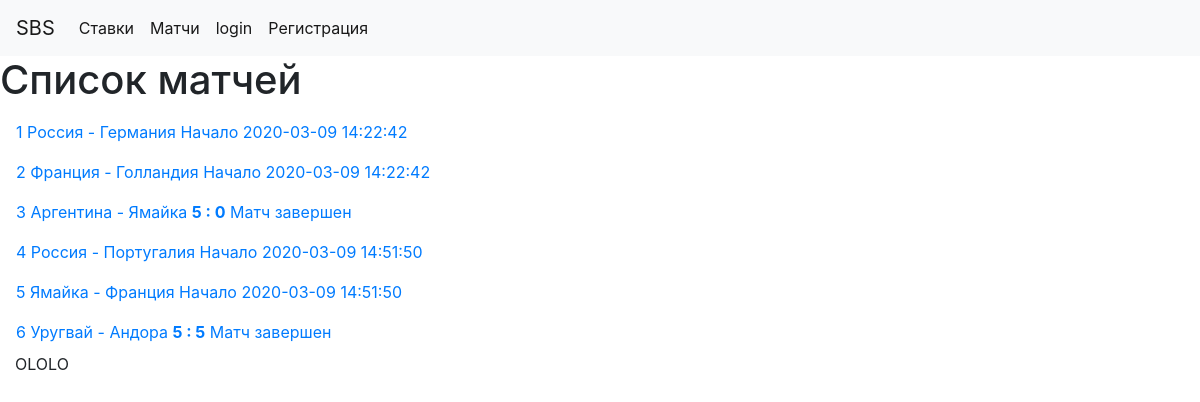
The page /matchs on the database its author committed.
### app/models.py (models this page shows, shortened)
class Match(db.Model):
    id = db.Column(db.Integer, primary_key=True)
    team1 = db.Column(db.String(64))
    team2 = db.Column(db.String(64))
    t1_res =  db.Column(db.Integer)
    t2_res = db.Column(db.Integer)
    timestamp = db.Column(db.DateTime, index=True, default=datetime.utcnow)
    completed = db.Column(db.Boolean, default=False)

### app/routes.py (the view)
@app.route('/matchs', methods=['GET', 'POST'])
def matchs():
    matchs = Match.query.all()
    return render_template('matchs.html', matchs= matchs)

### app/templates/matchs.html (shortened to what this page needs)
{% extends  'base.html' %}
{% block content_title %}
    Список матчей
{% endblock %}
{% block content%}
    {% if current_user.username == 'admin' %}
    <a class="nav-item nav-link active" href="{{ url_for('matchadd') }}">Добавить матч <span class="sr-only">(current)</span></a>
    {% for match in matchs %}
<div><a class="nav-item nav-link active" href="{{ url_for('editmatchs', match_id = match.id) }}">
    {{match.id}} {{match.team1}} - {{match.team2}}
    {% if match.completed%}
    <b>{{match.t1_res}} : {{match.t2_res}}</b> Матч завершен
    {%else%} Начало {{match.timestamp}}
    {% endif %}  </a></div>
        {% endfor %}
    {%else%}
        {% for match in matchs %}
<div><a class="nav-item nav-link active" href="{{ url_for('editbets', match_id = match.id) }}">{{match.id}} {{match.team1}} - {{match.team2}}
    {% if match.completed%}
    <b>{{match.t1_res}} : {{match.t2_res}}</b> Матч завершен
    {%else%} Начало {{match.timestamp}}
    {% endif %}  </a></div>
        {% endfor %}
    {% endif %}
    <div class="col-md-3">
        OLOLO
    </div>
{% endblock %}

### rows shown on the page
Match: id "1", team1 "Россия", team2 "Германия", timestamp "2020-03-09 14:22:42"
Match: id "2", team1 "Франция", team2 "Голландия", timestamp "2020-03-09 14:22:42"
Match: id "3", team1 "Аргентина", team2 "Ямайка", t1_res "5", t2_res "0"
Match: id "4", team1 "Россия", team2 "Португалия", timestamp "2020-03-09 14:51:50"
Match: id "5", team1 "Ямайка", team2 "Франция", timestamp "2020-03-09 14:51:50"
Match: id "6", team1 "Уругвай", team2 "Андора", t1_res "5", t2_res "5"
